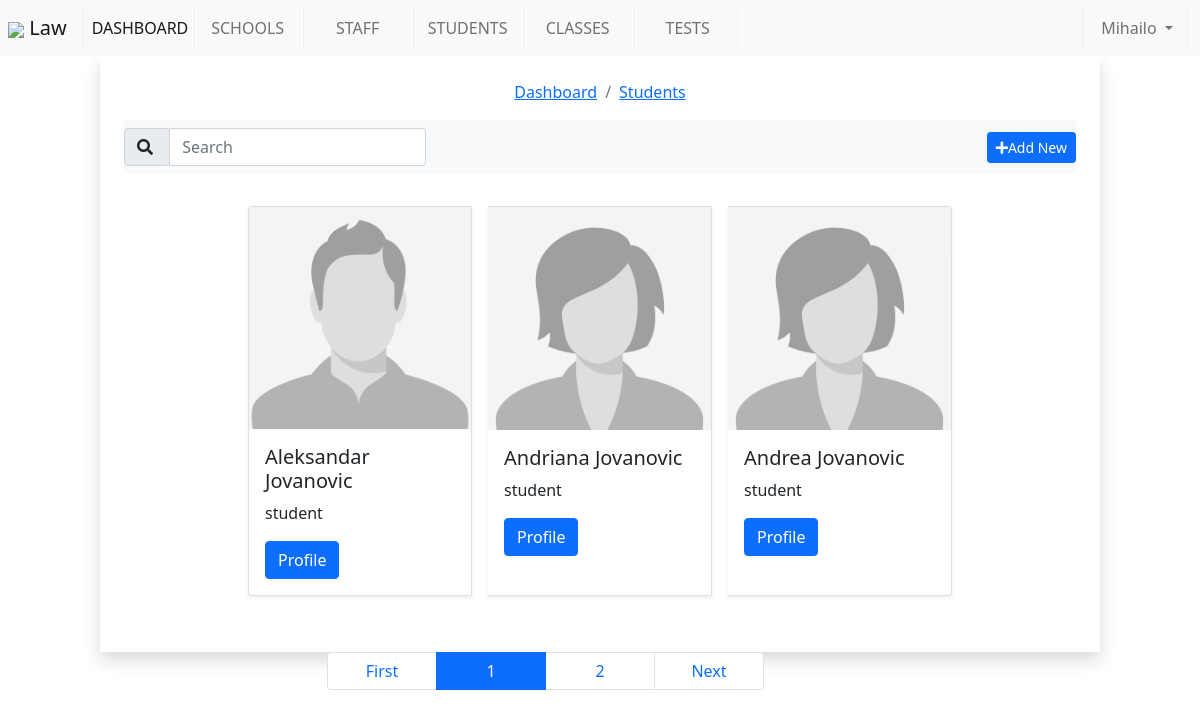
The page /students (signed in) on the database its author committed.
### tables this page shows
CREATE TABLE `users` (
  `user_id` int(11) NOT NULL,
  `firstname` varchar(20) NOT NULL,
  `lastname` varchar(25) NOT NULL,
  `image` varchar(255) NOT NULL,
  `email` varchar(35) NOT NULL,
  `password` varchar(255) NOT NULL,
  `date` datetime NOT NULL,
  `gender` varchar(7) NOT NULL,
  `school_id` int(11) NOT NULL,
  `rank` varchar(20) NOT NULL
);

### app/libraries/Core.php (called while the page is built, shortened)
<?php
class Core
{
    private $currentMethod = 'index';
    public function __construct()
    {
        $url = $this->getUrl();
        if (@file_exists('../app/controllers/' . ucwords($url[0]) . '.php')) {
            unset($url[0]);
        }
        $this->currentController = new $this->currentController();
        $this->params = $url ? array_values($url) : [];
        call_user_func_array([$this->currentController, $this->currentMethod], $this->params);
    }
    public function getUrl()
    {
        if (isset($_GET['url'])) {
            $url = rtrim($_GET['url'], '/');
            $url = filter_var($url, FILTER_SANITIZE_URL);
            $url = explode('/', $url);
            return $url;
        }
    }
}

### app/require.php (called while the page is built, shortened)
<?php
require_once '../app/helpers/session_helpers.php';
require_once '../app/libraries/Core.php';
require_once '../app/libraries/Controller.php';
require_once '../app/libraries/Database.php';
$init = new Core();

### public/index.php (called while the page is built)
<?php
require_once '../app/require.php';

### app/helpers/session_helpers.php (called while the page is built, shortened)
<?php
function isLogged()
{
    if (isset($_SESSION['user'])) {
        return true;
    }
    return false;
}
function access($rank = 'student')
{
    $loggedUserRank = $_SESSION['user']->rank;
    $RANK['super_admin'] =  ['super_admin', 'admin', 'lecturer', 'reception', 'student'];
    $RANK['admin']       =  ['admin', 'lecturer', 'reception', 'student'];
    $RANK['lecturer']    =  ['lecturer', 'reception', 'student'];
    $RANK['reception']   =  ['reception', 'student'];
    $RANK['student']     =  ['student'];
    if (in_array($rank, $RANK[$loggedUserRank])) {
        return true;
    }
    return false;
}

### app/libraries/Database.php (called while the page is built)
<?php
class Database
{
    private $dbName = DBNAME;
    private $dbHost = DBHOST;
    private $dbUser = DBUSER;
    private $dbPass = DBPASS;
    private $dbHandler;
    public function __construct()
    {
        $con = 'mysql:host=' . $this->dbHost . ';dbname=' . $this->dbName;
        $options = [
            PDO::ATTR_PERSISTENT => true,
            PDO::ATTR_ERRMODE => PDO::ERRMODE_EXCEPTION
        ];
        try {
            $this->dbHandler = new PDO($con, $this->dbUser, $this->dbPass, $options);
        } catch (PDOException $e) {
            die('Connection problems: ' . $e->getMessage());
        }
    }
    public function query($sql)
    {
        return $this->dbHandler->prepare($sql);
    }
}

### app/models/User.php (called while the page is built, shortened)
<?php
class User
{
    private $db;
    public function __construct()
    {
        $this->db = new Database();
    }
    public function getAllStudents($school_id, $limit, $offset)
    {
        $stmt = $this->db->query("SELECT * FROM users WHERE rank = 'student' AND school_id = :school_id ORDER BY user_id DESC LIMIT $limit OFFSET $offset");
        $stmt->execute(array(
            ':school_id' => $school_id
        ));
        $students = $stmt->fetchAll(PDO::FETCH_OBJ);
        return $students;
    }
}

### app/views/students.view.php (the view, shortened to what this page needs)
<?php require_once APPROOT . '/views/includes/head.php'; ?>
<?php require_once APPROOT . '/views/includes/nav.php'; ?>
<div class="container-fluid p-4 shadow mx-auto" style="max-width: 1000px;">
    <?php require_once APPROOT . '/views/includes/breadcrumb.php'; ?>
    <nav class="navbar navbar-light bg-light">
        <form class="form-inline">
            <div class="input-group">
                <div class="input-group-prepend">
                    <button type="submit" class="input-group-text" id="basic-addon1"><i class="fa fa-search"></i>&nbsp</button>
                </div>
                <input type="text" value="<?= isset($_GET['search']) ? $_GET['search'] : ''; ?>" class="form-control" placeholder="Search" aria-label="Search" aria-describedby="basic-addon1" name="search">
            </div>
        </form>
        <?php if (access('reception')) : ?>
            <a href="<?= URLROOT ?>/signup?mode=<?= $mode; ?>">
                <button class="btn btn-sm btn-primary"><i class="fa fa-plus"></i>Add New</button>
            </a>
        <?php endif; ?>
    </nav>
    <div class="card-group justify-content-center my-4">
        <?php if ($students) : ?>
            <?php foreach ($students as $student) : ?>
                <div class="card m-2 shadow-sm" style="max-width: 14rem;min-width: 14rem;">
                    <?php if (!empty($student->image)) : ?>
                        <img src="<?= PUBROOT ?>/<?= $student->image; ?>" class="card-img-top " alt="Card image cap">
                    <?php else : ?>
                        <?php if ($student->gender == 'female') : ?>
                            <img src="<?= PUBROOT ?>/assets/user_female.jpg" class="card-img-top " alt="Card image cap">
                        <?php else : ?>
                            <img src="<?= PUBROOT ?>/assets/user_male.jpg" class="card-img-top " alt="Card image cap">
                        <?php endif; ?>
                    <?php endif; ?>
                    <div class="card-body">
                        <h5 class="card-title"><?= $student->firstname ?> <?= $student->lastname ?></h5>
                        <p class="card-text"><?= str_replace("_", " ", $student->rank) ?></p>
                        <?php if (access('lecturer')) : ?>
                            <a href="<?= URLROOT ?>/profile/<?= $student->user_id; ?>" class="btn btn-primary">Profile</a>
                        <?php endif; ?>
                    </div>
                </div>
            <?php endforeach; ?>
        <?php else : ?>
            <h4>No student members were found at this time</h4>
        <?php endif; ?>
    </div>
</div>
<div class="container">
    <div class="row">
        <div class="col-6 offset-3">
        </div>
    </div>
</div>
<?php require_once APPROOT . '/views/includes/footer.php'; ?>

### rows shown on the page
users: firstname "Aleksandar", lastname "Jovanovic", rank "student"
users: firstname "Andriana", lastname "Jovanovic", rank "student"
users: firstname "Andrea", lastname "Jovanovic", rank "student"

### other values the page prints
$_SESSION['user']->school "Law"
$_SESSION['user']->firstname "Mihailo"
$crumb[0] "Dashboard"
$crumb[0] "Students"
